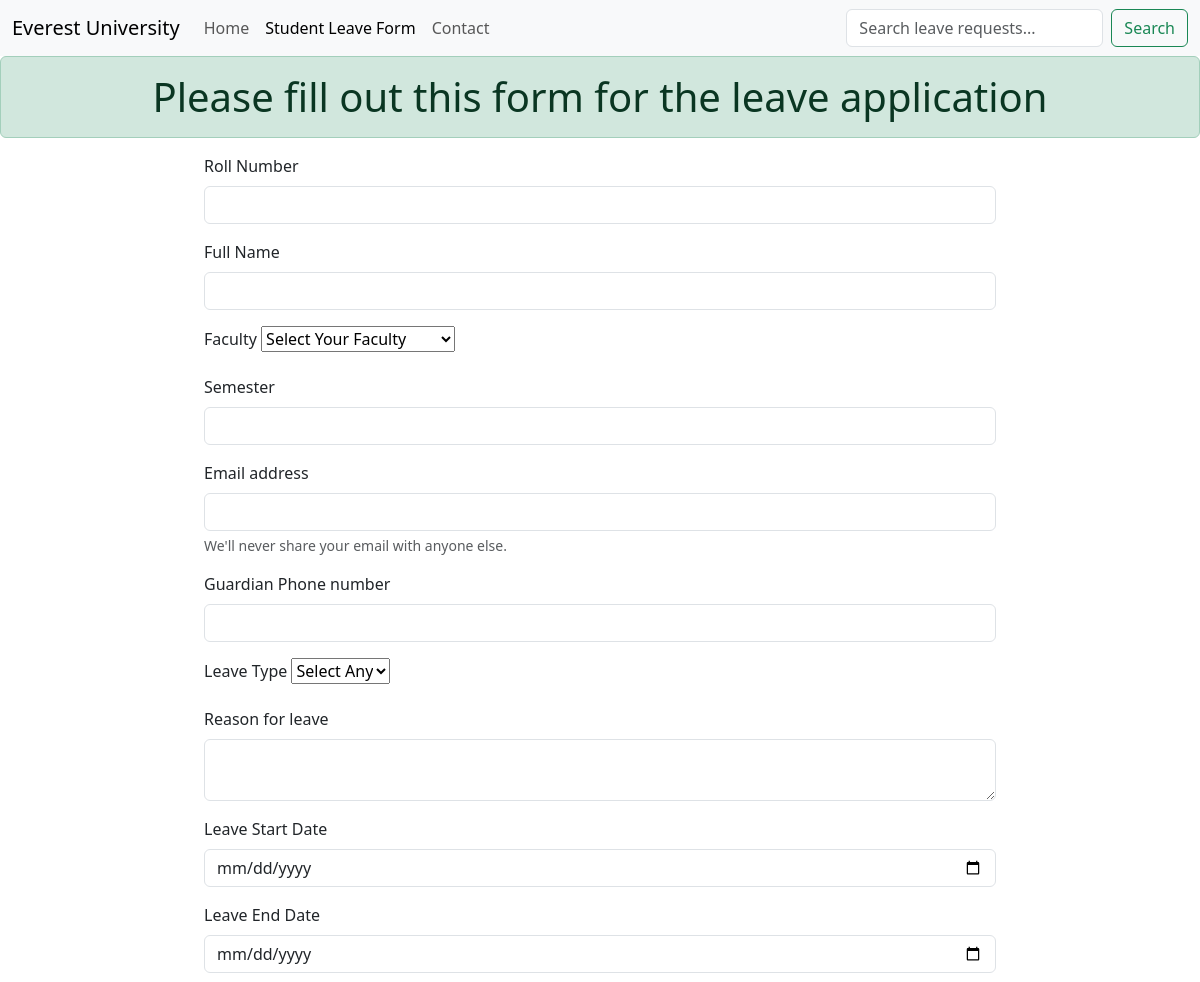
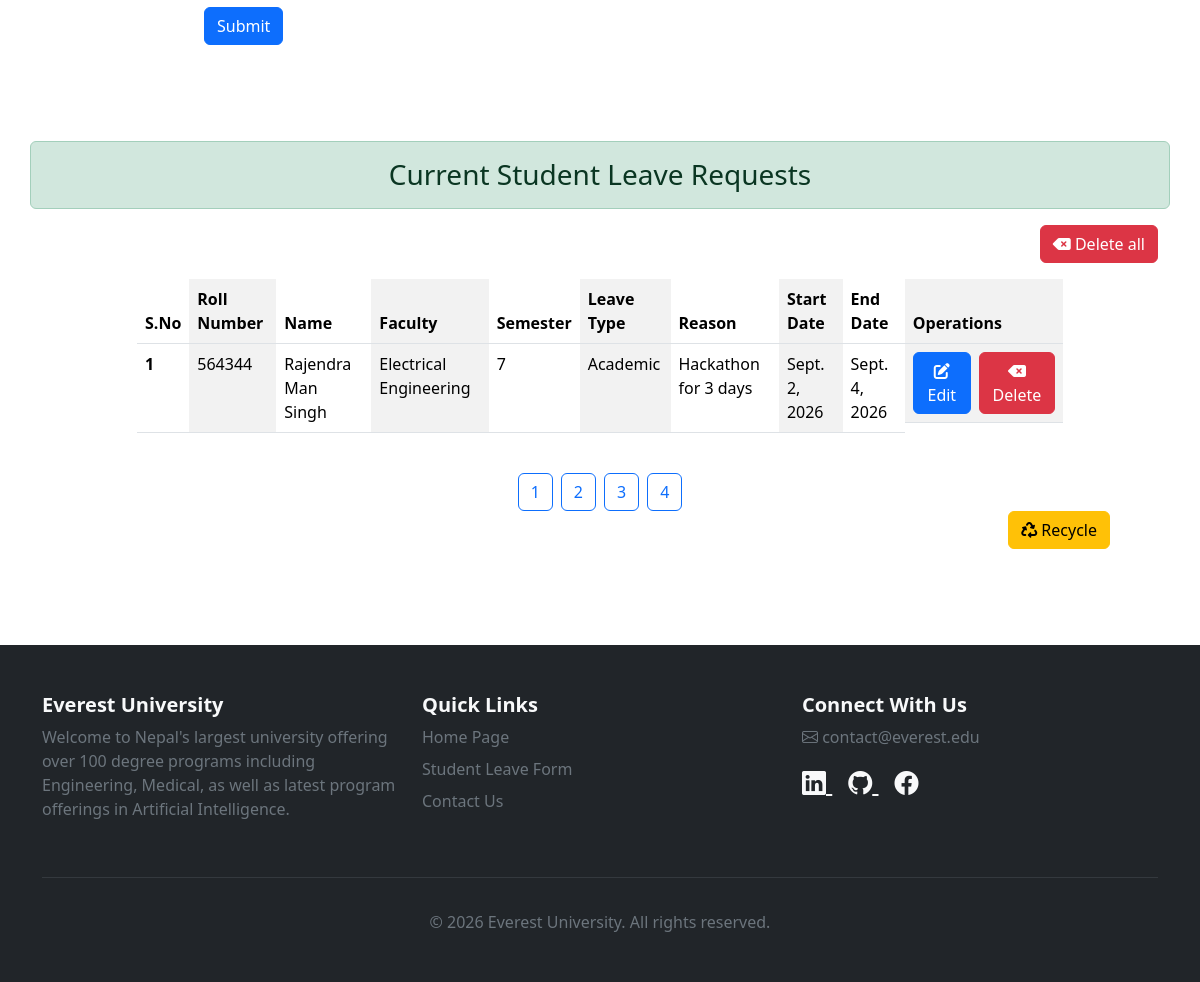
Page /form/?page=4 on the committed database (2 pictures, top to bottom).
### main/models.py (models this page shows)
class StudentLeave(models.Model):
    roll_number = models.CharField(max_length=6, unique=True)
    full_name = models.CharField(max_length=100)
    faculty = models.CharField(max_length=100)
    semester = models.PositiveBigIntegerField()
    start_date = models.DateField()
    end_date = models.DateField()
    leave_type = models.CharField(max_length=50)
    reason = models.TextField()
    guardian_contact = models.CharField(max_length=14)
    student_mail = models.EmailField()
    is_delete = models.BooleanField(default=False)
    deleted_time = models.DateTimeField(null = True)

### main/views.py (the view, shortened to what this page needs)
# urls.py: path('form/' , form, name='form'),
def form(request):
    query = request.GET.get('q')
    if query:
        student_leave = StudentLeave.objects.filter(
            is_delete=False
        ).filter(
            Q(roll_number__icontains=query) |
            Q(full_name__icontains=query) |
            Q(faculty__icontains = query) |
            Q(semester__icontains=query) |
            Q(student_mail__icontains=query) |
            Q(reason__icontains = query) |
            Q(leave_type__icontains=query)
        )
    else:
        student_leave = StudentLeave.objects.filter(is_delete=False)
    paginator = Paginator(student_leave,3)
    page_number = request.GET.get('page')
    student_leave = paginator.get_page(page_number)
    return render(
        request,
        'main/form.html',
        {
            'student_leave':student_leave
        }
    )

### main/templates/main/form.html (shortened to what this page needs)
{% extends 'base.html' %}
{% block content %}
<h1 class="alert alert-success text-center">Please fill out this form for the leave application</h1>
<div class="row">
    <div class="col-2"></div>
    <div class="col-8">
        <form method="POST" action="{% url 'form' %}">
            <div class="mb-3">
                <label for="exampleInputRollNumber1" class="form-label">Roll Number</label>
                <input type="number" name="roll_number" class="form-control" id="roll_number">
            </div>
            <div class="mb-3">
                <label for="exampleInputFullName1" class="form-label">Full Name</label>
                <input type="text" name="full_name" class="form-control" id="full_name">
            </div>
            <div class="mb-3">
                <label for="exampleInputFaculty1" class="form-label">Faculty</label>
                <select name="faculty" id="faculty">
                    <option value="" disabled selected> Select Your Faculty</option>
                </select>
            </div>
            <div class="mb-3">
                <label for="exampleInputPassword1" class="form-label">Semester</label>
                <input type="number" name="semester" class="form-control" id="semester">
            </div>
            <div class="mb-3">
                <label for="exampleInputEmail1" class="form-label">Email address</label>
                <input type="email" name="student_mail" class="form-control" id="student_mail" aria-describedby="emailHelp">
                <div id="emailHelp" class="form-text">We'll never share your email with anyone else.</div>
            </div>
            <div class="mb-3">
                <label for="exampleInputGuardianContact" class="form-label">Guardian Phone number</label>
                <input type="number" name="guardian_contact" class="form-control" id="guardian_contact">
            </div>
            <div class="mb-3">
                <label for="exampleInputPassword1" class="form-label">Leave Type</label>
                <select name="leave_type" id="leave_type">
                    <option value="" disabled selected> Select Any</option>
                </select>
            </div>
            <div class="mb-3">
                <label for="exampleInputPassword1" class="form-label">Reason for leave</label>
                <textarea name="reason" class="form-control" id="reason"> </textarea>
            </div>
            <div class="mb-3">
                <label for="exampleInputStartDate" class="form-label">Leave Start Date</label>
                <input type="date" name="start_date" class="form-control" id="start_date">
            </div>
            <div class="mb-3">
                <label for="exampleInputEndDate" class="form-label">Leave End Date</label>
                <input type="date" name="end_date" class="form-control" id="end_date">
            </div>
            <button type="submit" class="btn btn-primary">Submit</button>
        </form>
    </div>
    <div class="col-2"></div>
</div>
<section id="leave-status" class="py-5">
<div class="container">
    <div class="row mt-5">
        <h3 class="alert alert-success text-center" mt-1>Current Student Leave Requests</h3>
        <div class="text-end">
            <a href="{% url 'clear_all' %}" class="btn btn-danger">
                <i class="fa-sharp fa-solid fa-delete-left"></i>
                Delete all
            </a>
        </div>
        <div class="col-10 mt-3 mx-auto">
            <table class="table table-striped-columns">
                <thead>
                    <tr>
                        <th scope="col">S.No</th>
                        <th scope="col">Roll Number</th>
                        <th scope="col">Name</th>
                        <th scope="col">Faculty</th>
                        <th scope="col">Semester</th>
                        <th scope="col">Leave Type</th>
                        <th scope="col">Reason</th>
                        <th scope="col">Start Date</th>
                        <th scope="col">End Date</th>
                        <th scope="col">Operations</th>
                    </tr>
                </thead>
                <tbody>
                    {% for leave in student_leave %}
                        <tr>
                            <th>{{ forloop.counter }}</th>
                            <td>{{leave.roll_number}}</td>
                            <td>{{leave.full_name}}</td>
                            <td>{{leave.faculty}}</td>
                            <td>{{leave.semester}}</td>
                            <td>{{leave.leave_type}}</td>
                            <td>{{leave.reason}}</td>
                            <td>{{leave.start_date}}</td>
                            <td>{{leave.end_date}}</td>
                            <td class="d-flex gap-2">
                                <a href="{% url 'edit' leave.id %}">
                                    <button type="button" class="btn btn-primary">
                                        <i class="fa-solid fa-pen-to-square"></i>Edit</button>
                                </a>
                                <a href="{% url 'delete_entry' leave.id %}">
                                    <button type="button" class="btn btn-danger">
                                        <i class="fa-sharp fa-solid fa-delete-left"></i>Delete</button>
                                </a>
                            </td>
                        </tr>
                    {% endfor %}
                </tbody>
            </table>
        </div>
        <div class="d-flex justify-content-center mt-4">
            {% if student_leave.paginator.num_pages > 1 %}
                {% for page in student_leave.paginator.page_range %}
                    {% if student_leave == student_leave.number %}
                        <a href="?page={{page}}#leave_status" class="btn btn-primary">
                            {{page}}
                        </a>
                    {% else %}
                        <a href="?page={{page}}#leave-status" class="btn btn-outline-primary mx-1">
                            {{page}}
                        </a>
                    {% endif %}
                {% endfor %}
            {% endif %}
        </div>
        <div class="d-flex justify-content-end">
            <a href="{% url 'recycle' %}" class="mx-5 px-10">
                <button class="btn btn-warning">
                    <i class="fa-solid fa-recycle"></i> Recycle
                </button>
            </a>
        </div>
    </div>
</div>
</section>
{% endblock %}

### rows in the picture
StudentLeave: roll_number "564344", full_name "Rajendra Man Singh", faculty "Electrical Engineering", semester "7", leave_type "Academic", reason "Hackathon for 3 days", start_date "Sept. 2, 2026", end_date "Sept. 4, 2026"

### other values in the picture
{{ page }} "1" "2" "3" "4"
